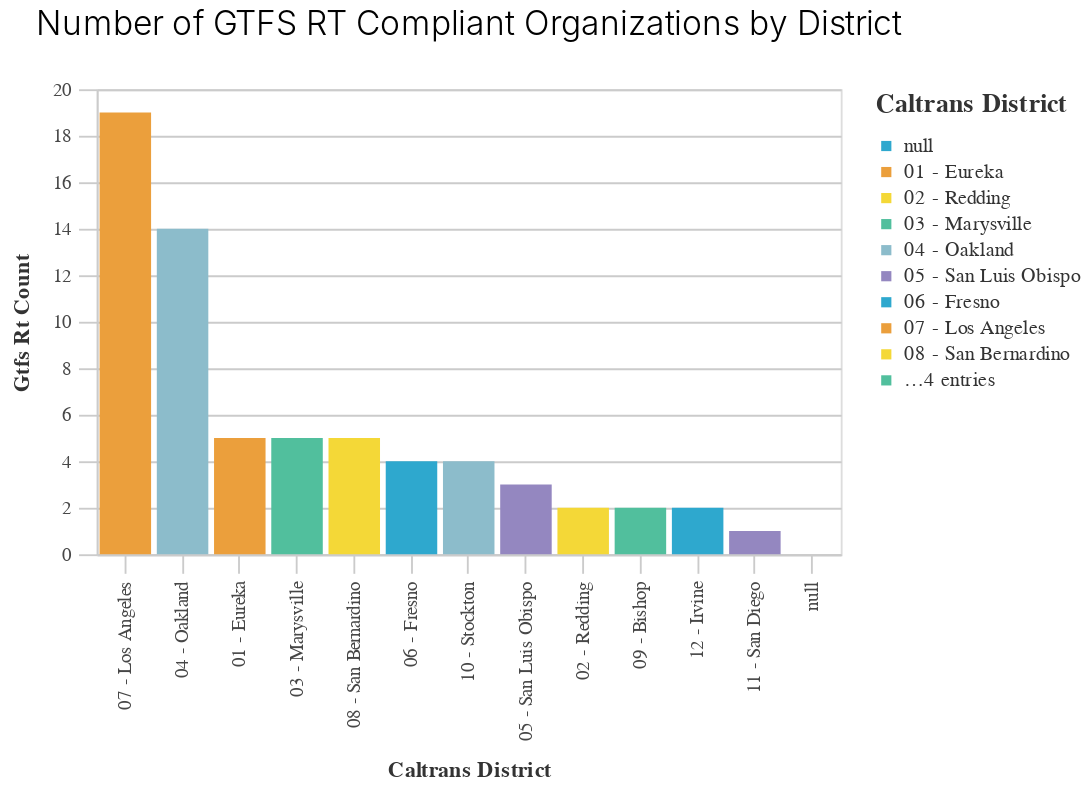

This figure's notebook cell:
### Code cell
(_dla_utils.bar_chart_nosubset(pct_gtfs,
                               'caltrans_district',
                               'gtfs_rt_count',
                               'caltrans_district',
                               chart_title='Number of GTFS RT Compliant Organizations by District'))

### Figure 1 — Vega-Lite specification as saved in the notebook (floating-point values rounded to 4 significant figures)
{"config": {"view": {"continuousWidth": 400, "continuousHeight": 300}, "axis": {"domainColor": "#cbcbcb", "grid": true, "gridColor": "#cbcbcb", "gridWidth": 1, "labelColor": "#474747", "labelFont": "Nunito Sans", "labelFontSize": 10, "labelPadding": 4, "tickColor": "#cbcbcb", "tickSize": 10, "titleColor": "#333", "titleFont": "Raleway", "titleFontSize": 12, "titlePadding": 10}, "axisBand": {"grid": false}, "background": "white", "font": "Raleway", "header": {"labelFont": "Nunito Sans", "titleFont": "Raleway"}, "legend": {"labelColor": "#333", "labelFont": "Nunito Sans", "labelFontSize": 11, "labelLimit": 0, "padding": 1, "symbolSize": 30, "symbolType": "square", "titleColor": "#333", "titleFont": "Raleway", "titleFontSize": 14, "titlePadding": 10}, "title": {"anchor": "middle", "font": "Raleway", "fontSize": 18, "fontWeight": 300, "offset": 20}}, "data": {"name": "data-c473bcca8c024e48e70ec284964d40be"}, "mark": "bar", "encoding": {"color": {"field": "caltrans_district", "legend": {"symbolLimit": 10, "title": "Caltrans District"}, "scale": {"range": ["#2EA8CE", "#EB9F3C", "#F4D837", "#51BF9D", "#8CBCCB", "#9487C0"]}, "type": "nominal"}, "x": {"field": "caltrans_district", "sort": "-y", "title": "Caltrans District", "type": "nominal"}, "y": {"field": "gtfs_rt_count", "title": "Gtfs Rt Count", "type": "quantitative"}}, "height": 250, "title": "Number of GTFS RT Compliant Organizations by District", "width": 400, "$schema": "https://vega.github.io/schema/vega-lite/v4.17.0.json", "datasets": {"data-c473bcca8c024e48e70ec284964d40be": [{"caltrans_district": null, "org_count": 1, "gtfs_static_count": 0, "gtfs_rt_count": 0, "percent_static": 0.0, "percent_rt": 0.0}, {"caltrans_district": "01 - Eureka", "org_count": 7, "gtfs_static_count": 7, "gtfs_rt_count": 5, "percent_static": 100.0, "percent_rt": 71.43}, {"caltrans_district": "02 - Redding", "org_count": 8, "gtfs_static_count": 7, "gtfs_rt_count": 2, "percent_static": 87.5, "percent_rt": 25.0}, {"caltrans_district": "03 - Marysville", "org_count": 18, "gtfs_static_count": 15, "gtfs_rt_count": 5, "percent_static": 83.33, "percent_rt": 27.78}, {"caltrans_district": "04 - Oakland", "org_count": 34, "gtfs_static_count": 24, "gtfs_rt_count": 14, "percent_static": 70.59, "percent_rt": 41.18}, {"caltrans_district": "05 - San Luis Obispo", "org_count": 13, "gtfs_static_count": 11, "gtfs_rt_count": 3, "percent_static": 84.62, "percent_rt": 23.08}, {"caltrans_district": "06 - Fresno", "org_count": 14, "gtfs_static_count": 12, "gtfs_rt_count": 4, "percent_static": 85.71, "percent_rt": 28.57}, {"caltrans_district": "07 - Los Angeles", "org_count": 55, "gtfs_static_count": 47, "gtfs_rt_count": 19, "percent_static": 85.45, "percent_rt": 34.55}, {"caltrans_district": "08 - San Bernardino", "org_count": 11, "gtfs_static_count": 11, "gtfs_rt_count": 5, "percent_static": 100.0, "percent_rt": 45.45}, {"caltrans_district": "09 - Bishop", "org_count": 2, "gtfs_static_count": 2, "gtfs_rt_count": 2, "percent_static": 100.0, "percent_rt": 100.0}, {"caltrans_district": "10 - Stockton", "org_count": 14, "gtfs_static_count": 13, "gtfs_rt_count": 4, "percent_static": 92.86, "percent_rt": 28.57}, {"caltrans_district": "11 - San Diego", "org_count": 6, "gtfs_static_count": 4, "gtfs_rt_count": 1, "percent_static": 66.67, "percent_rt": 16.67}, {"caltrans_district": "12 - Irvine", "org_count": 6, "gtfs_static_count": 6, "gtfs_rt_count": 2, "percent_static": 100.0, "percent_rt": 33.33}]}}
